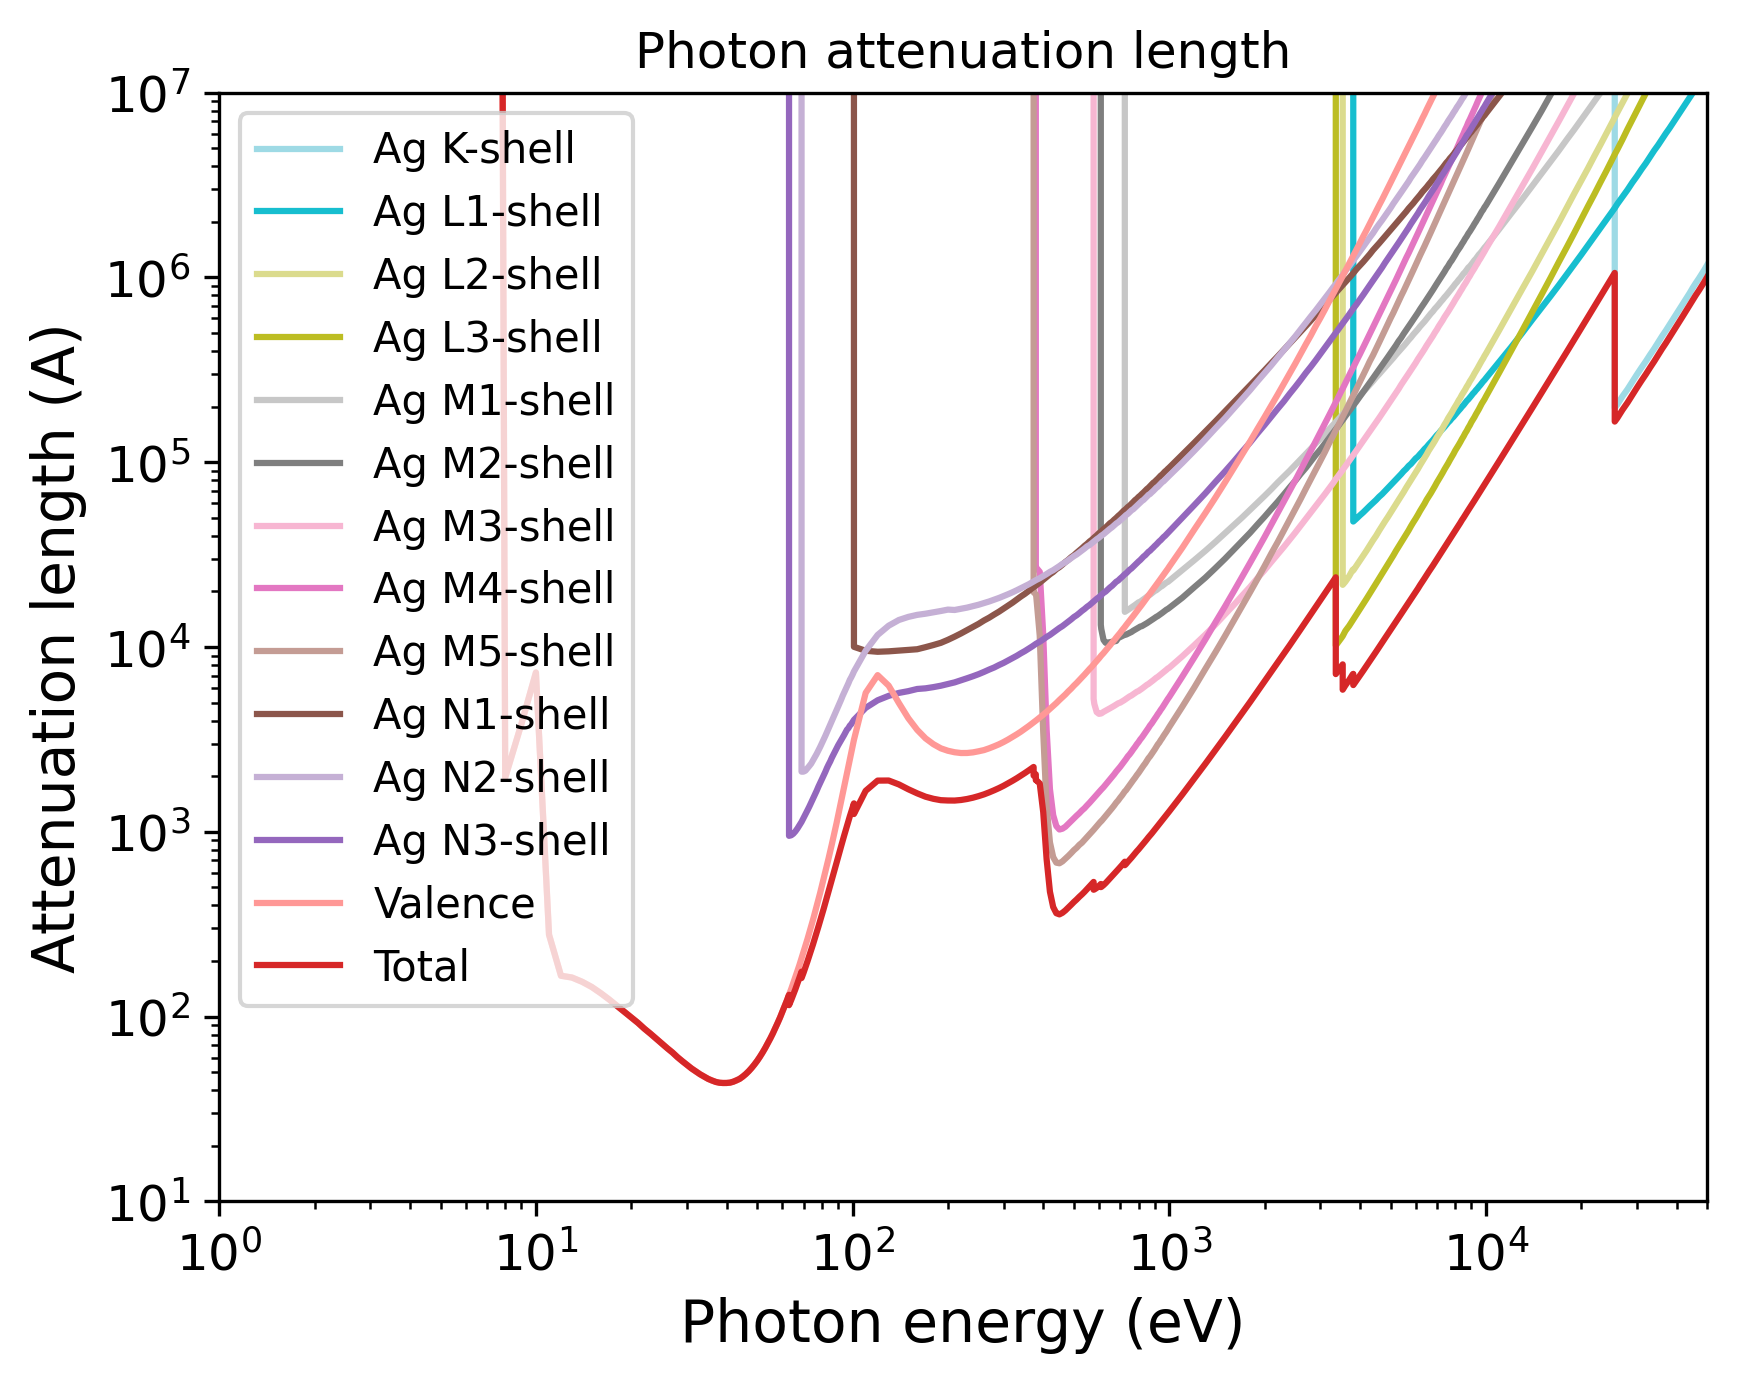

The Python source for this figure:
import pandas as pd
import numpy as np
import matplotlib.pyplot as plt
import matplotlib.cm as cm
# Set the format:
plt.xlabel("Photon energy (eV)", fontsize=14)
plt.ylabel("Attenuation length (A)", fontsize=14)
plt.xticks(fontsize=12)
plt.yticks(fontsize=12)
plt.grid(False)
# Set the axes:
# Read the output file:
df = pd.read_csv(r"OUTPUT_Ag_Photon_IMFP.dat", sep=r'\s+', header=None, comment="#", skipinitialspace=True)
plt.xscale("log")
plt.yscale("log")
# Prepare the plot:
columns_to_plot = [ 1, 2, 3, 4, 5, 6, 7, 8, 9, 10, 11, 12, 13, 14]
labels = [ "Ag K-shell", "Ag L1-shell", "Ag L2-shell", "Ag L3-shell", "Ag M1-shell", "Ag M2-shell", "Ag M3-shell", "Ag M4-shell", "Ag M5-shell", "Ag N1-shell", "Ag N2-shell", "Ag N3-shell", "Valence", "Total"]
# Create N distinct colors from a colormap
N = len(columns_to_plot)
colors = plt.cm.tab20(np.linspace(1, 0, 20))
# Set line styles:
linestyles = [ "-", "-", "-", "-", "-", "-", "-", "-", "-", "-", "-", "-", "-", "-"]
for i, col in enumerate(columns_to_plot):
    color = colors[i % len(colors)]
    ls    = linestyles[i % len(linestyles)]
    label = labels[i % len(labels)]
    plt.plot(df.iloc[:, 0], df.iloc[:, col],
    color=color,
    label=label,
    linestyle=ls)
plt.xlim(1.00000000,50000.00000000)
plt.ylim(10.00000000,10000000.00000000)
plt.title("Photon attenuation length")
plt.legend(loc="best", fontsize=10)
# Save the plot in this format:
plt.savefig("OUTPUT_MFP_photon.png", dpi=300, bbox_inches="tight")
